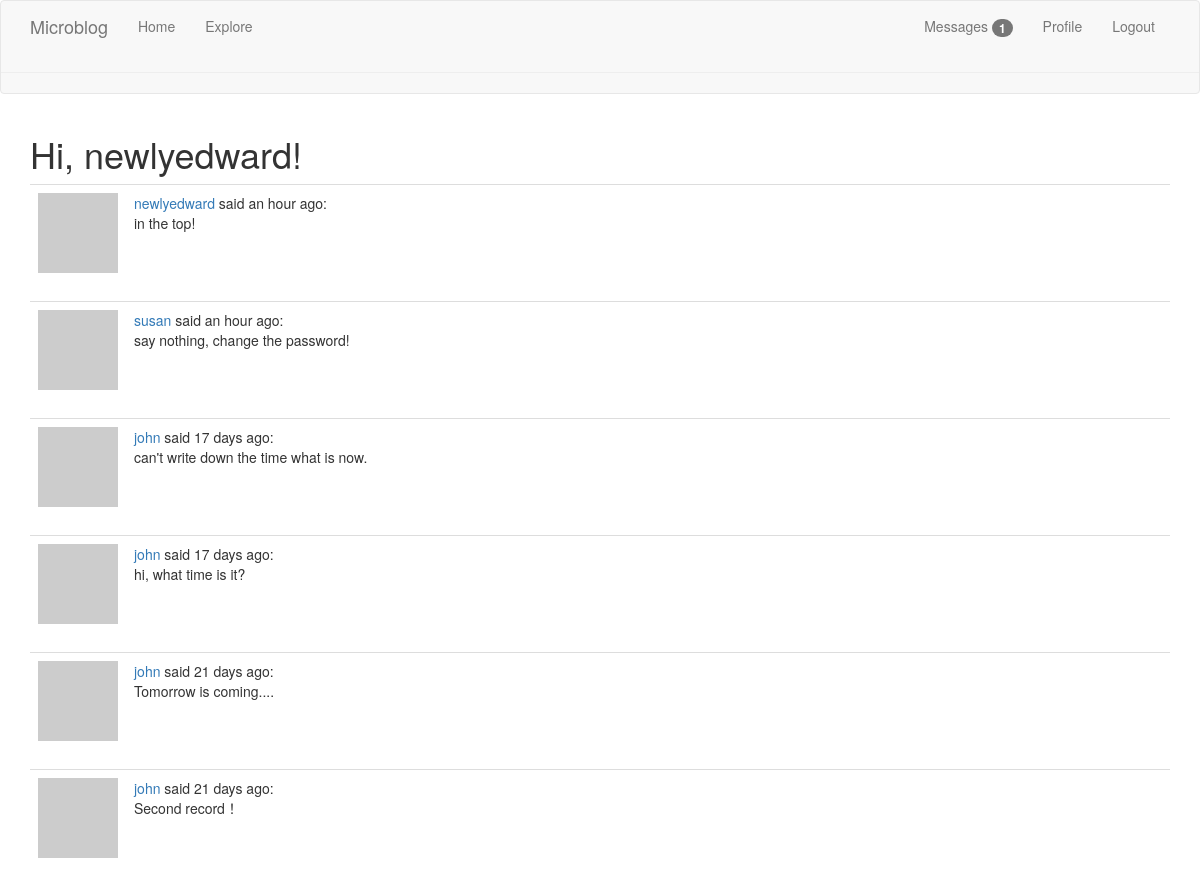
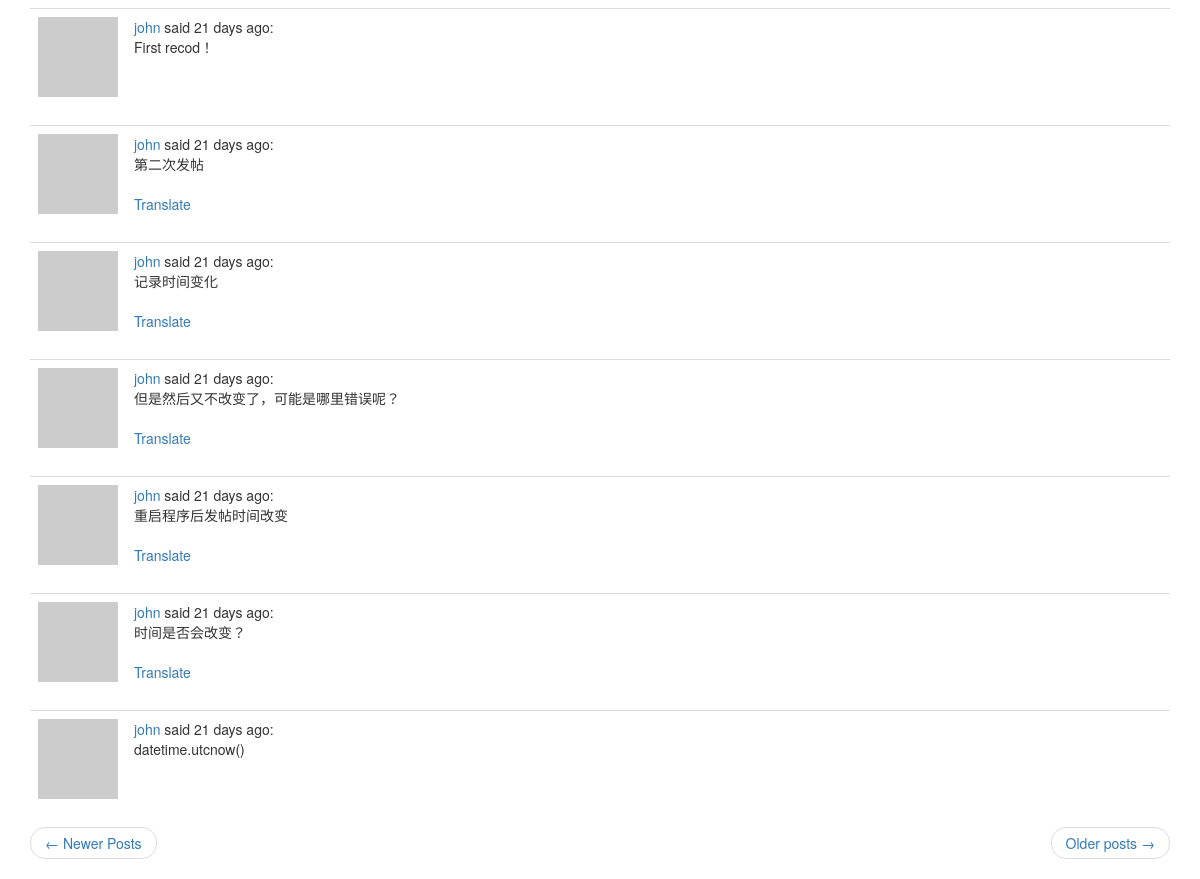
Page /explore (signed in) on the committed database (2 pictures, top to bottom).
### app/models.py (models this page shows, shortened)
class User(UserMixin, db.Model):
    id = db.Column(db.Integer, primary_key=True)
    username = db.Column(db.String(64), index=True, unique=True)
    email = db.Column(db.String(120), index=True, unique=True)
    password_hash = db.Column(db.String(128))
    posts = db.relationship('Post', backref='author', lazy='dynamic')
    about_me = db.Column(db.String(140))
    last_seen = db.Column(db.DateTime, default=datetime.utcnow)
    followed = db.relationship(
        'User', secondary=followers,
        primaryjoin=(followers.c.follower_id == id),
        secondaryjoin=(followers.c.followed_id == id),
        backref=db.backref('followers', lazy='dynamic'), lazy='dynamic')
    messages_sent = db.relationship('Message',
                                    foreign_keys='Message.sender_id',
                                    backref='author', lazy='dynamic')
    messages_received = db.relationship('Message',
                                        foreign_keys='Message.recipient_id',
                                        backref='recipient', lazy='dynamic')
    last_message_read_time = db.Column(db.DateTime)
    notifications = db.relationship('Notification', backref='user',
                                    lazy='dynamic')
    def avatar(self, size):
        digest = md5(self.email.lower().encode('utf-8')).hexdigest()
        return 'https://www.gravatar.com/avatar/{}?d=identicon&s={}'.format(
            digest, size)
    def new_messages(self):
        last_read_time = self.last_message_read_time or datetime(1900, 1, 1)
        return Message.query.filter_by(recipient=self).filter(
            Message.timestamp > last_read_time).count()

class Post(db.Model):
    id = db.Column(db.Integer, primary_key=True)
    body = db.Column(db.String(140))
    timestamp = db.Column(db.DateTime, index=True, default=datetime.utcnow())
    user_id = db.Column(db.Integer, db.ForeignKey('user.id'))
    language = db.Column(db.String(5))

### app/main/routes.py (the view)
@bp.route('/explore')
@login_required
def explore():
    page = request.args.get('page', 1, type=int)
    posts = Post.query.order_by(Post.timestamp.desc()).paginate(
        page, current_app.config['POSTS_PER_PAGE'], False)
    next_url = url_for('main.explore', page=posts.next_num) if posts.has_next else None
    prev_url = url_for('main.explore', page=posts.prev_num) if posts.has_prev else None
    return render_template('index.html', title=_('Explore'), posts=posts.items,
                           next_url=next_url, prev_url=prev_url)

### app/main/routes.py (called while the page is built)
@bp.before_request
def before_request():
    if current_user.is_authenticated:
        current_user.last_seen = datetime.utcnow()
        db.session.commit()
    g.locale = str(get_locale())

### app/models.py (called while the page is built)
@login.user_loader
def load_user(id):
    return User.query.get(int(id))

### app/templates/index.html (shortened to what this page needs)
{% extends "base.html" %}
{% import 'bootstrap/wtf.html' as wtf %}
{% block app_content %}
    <h1>{{ _('Hi, %(username)s!', username=current_user.username) }}</h1>
    {% for post in posts %}
        {% include '_post.html' %}
    {% endfor %}
    <nav aria-label="...">
        <ul class="pager">
            <li class="previous{% if not prev_url %} diabled {% endif %}">
                <a href="{{ prev_url or '#'}}">
                    <span aria-hidden="true">&larr;</span> {{ _('Newer Posts') }}
                </a>
            </li>
            <li class="next{% if not next_url%} disable {% endif %}">
                <a href="{{ next_url or '#'}}">
                    {{ _('Older posts') }}  <span aria-hidden="true">&rarr;</span>
                </a>
            </li>
        </ul>
    </nav>
{% endblock %}

### app/templates/_post.html (shortened to what this page needs)
<table class="table table-hover">
    <tr>
        <td width="70px" >
            <a href="{{ url_for('main.user', username=post.author.username) }}">
                <img src="{{ post.author.avatar(36) }}">
            </a>
        </td>
        <td>
            {{ _('%(username)s said %(when)s',
                username=user_link, when=moment(post.timestamp).fromNow()) }}:
            <br>
            <span id="post{{ post.id }}">{{ post.body }}</span>
            {% if post.language and post.language != g.locale %}
            <br><br>
            <span id="translation{{ post.id}}">
                <a href="javascript:translate(
                    '#post{{ post.id}}',
                    '#translation{{post.id}}',
                    '{{ post.language}}',
                    '{{ g.locale}}');">{{ _('Translate')}}</a>
            </span>
            {% endif %}
        </td>
    </tr>
</table>

### rows in the picture
Post: body "in the top!"
Post: body "say nothing, change the password!"
Post: body "can't write down the time what is now."
Post: body "hi, what time is it?"
Post: body "Tomorrow is coming...."
Post: body "Second record！"
Post: body "First recod！"
Post: body "第二次发帖"
Post: body "记录时间变化"
Post: body "但是然后又不改变了，可能是哪里错误呢？"
Post: body "重启程序后发帖时间改变"
Post: body "时间是否会改变？"
Post: body "datetime.utcnow()"

### other values in the picture
{{ new_messages }} "1"
